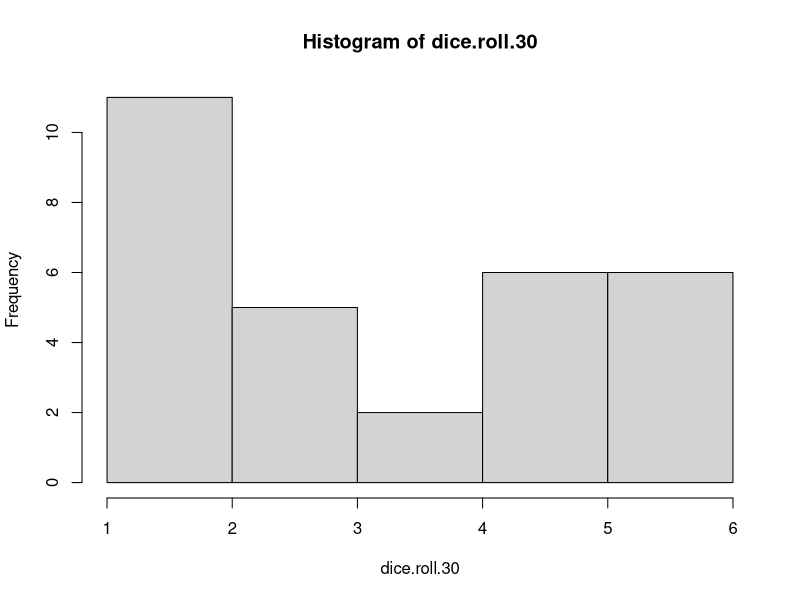
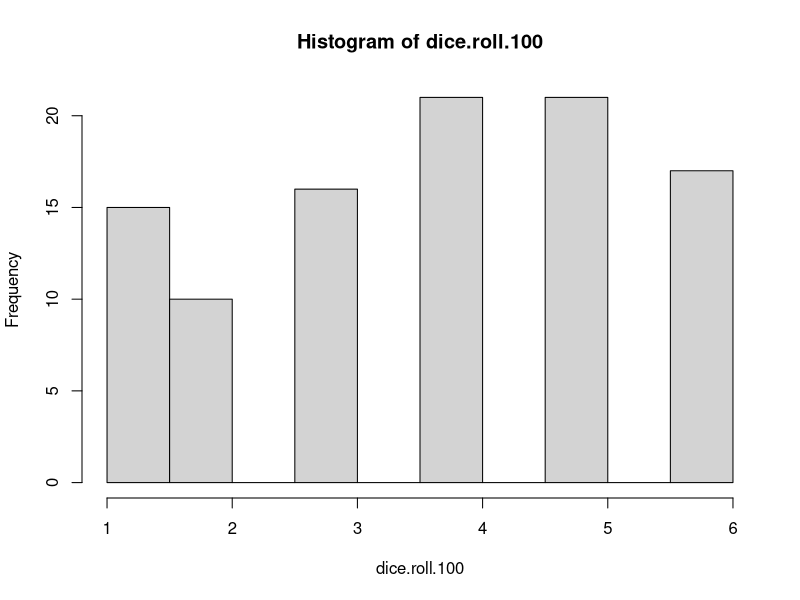

These figures' R source, in order:
## ---- chunk 1
dice.roll.30 <- sample(x = 1:6, size = 30, replace = TRUE)
sample(x = 1:6, size = 30, replace = TRUE)
## ---- chunk 2
a <- table(dice.roll.30)
as.data.frame(table(dice.roll.30))
hist(dice.roll.30)   
## ---- chunk 3
dice.roll.100 <- sample(x = 1:6, size = 100, replace = TRUE)
sample(x = 1:6, size = 100, replace = TRUE)
## ---- chunk 4
a <- table(dice.roll.100)
as.data.frame(table(dice.roll.100))
hist(dice.roll.100)
## ---- chunk 5

#Sample 1 

dice.roll.sample <- sample(x = 1:6, size = 100, replace = TRUE)
as.data.frame(table(dice.roll.sample))
v11 <- as.data.frame(table(dice.roll.sample))

sample.frequency1 <- v11 [ ,"Freq"]
Ttest1 <- t.test(sample.frequency1, mu= 0 )

## ---- chunk 6

#Sample 2 

dice.roll.sample <- sample(x = 1:6, size = 100, replace = TRUE)
as.data.frame(table(dice.roll.sample))
v2 <-as.data.frame(table(dice.roll.sample))
sample.frequency2 <- v2 [ ,"Freq"]
Ttest2 <- t.test(sample.frequency2, mu= 0 )

## ---- chunk 7

#Sample 3 

dice.roll.sample <- sample(x = 1:6, size = 100, replace = TRUE)
as.data.frame(table(dice.roll.sample))
v3<- as.data.frame(table(dice.roll.sample))
sample.frequency3 <- v3 [ ,"Freq"]
Ttest3 <- t.test(sample.frequency3, mu= 0 )

## ---- chunk 8

#Sample 4 

dice.roll.sample <- sample(x = 1:6, size = 100, replace = TRUE)
as.data.frame(table(dice.roll.sample))
v4<- as.data.frame(table(dice.roll.sample))
sample.frequency4 <- v4 [ ,"Freq"]
Ttest4 <- t.test(sample.frequency4, mu= 0 )
## ---- chunk 9

#Sample 5 

dice.roll.sample <- sample(x = 1:6, size = 100, replace = TRUE)
as.data.frame(table(dice.roll.sample))
v5 <- as.data.frame(table(dice.roll.sample))
sample.frequency5 <- v5 [ ,"Freq"]
Ttest5 <- t.test(sample.frequency5, mu= 0 )
## ---- chunk 10

#Sample 6 

dice.roll.sample <- sample(x = 1:6, size = 100, replace = TRUE)
as.data.frame(table(dice.roll.sample))
v6 <- as.data.frame(table(dice.roll.sample))
sample.frequency6<- v6 [ ,"Freq"]
Ttest6 <- t.test(sample.frequency6, mu= 0 )
## ---- chunk 11

#Sample 7 

dice.roll.sample <- sample(x = 1:6, size = 100, replace = TRUE)
as.data.frame(table(dice.roll.sample))
v7<- as.data.frame(table(dice.roll.sample))
sample.frequency7 <- v7 [ ,"Freq"]
Ttest7 <- t.test(sample.frequency7, mu= 0 )
## ---- chunk 12

#Sample 8 

dice.roll.sample <- sample(x = 1:6, size = 100, replace = TRUE)
as.data.frame(table(dice.roll.sample))
v8 <- as.data.frame(table(dice.roll.sample))
sample.frequency8 <- v8 [ ,"Freq"]
Ttest8 <- t.test(sample.frequency8, mu= 0 )

## ---- chunk 13

#Sample 9 

dice.roll.sample <- sample(x = 1:6, size = 100, replace = TRUE)
as.data.frame(table(dice.roll.sample))
v9 <- as.data.frame(table(dice.roll.sample))

sample.frequency9 <- v9 [ ,"Freq"]
Ttest9 <- t.test(sample.frequency9, mu= 0 )

## ---- chunk 14

#Sample 10 

dice.roll.sample <- sample(x = 1:6, size = 100, replace = TRUE)
as.data.frame(table(dice.roll.sample))
v10 <- as.data.frame(table(dice.roll.sample))
sample.frequency10 <- v10 [ ,"Freq"]
Ttest10 <- t.test(sample.frequency10, mu= 0 )
## ---- chunk 15
PopulationData <- cbind(v11, v2, v3, v4, v5, v6, v7, v8, v9, v10)
colnames(PopulationData )[2]<-"Sample1_Freq"
colnames(PopulationData )[4]<-"Sample2_Freq"
colnames(PopulationData )[6]<-"Sample3_Freq"
colnames(PopulationData )[8]<-"Sample4_Freq"
colnames(PopulationData )[10]<-"Sample5_Freq"
colnames(PopulationData )[12]<-"Sample6_Freq"
colnames(PopulationData )[14]<-"Sample7_Freq"
colnames(PopulationData )[16]<-"Sample8_Freq"
colnames(PopulationData )[18]<-"Sample9_Freq"
colnames(PopulationData )[20]<-"Sample10_Freq"
PopulationData <- PopulationData[, !duplicated(colnames(PopulationData), fromFirst = TRUE)]
print(PopulationData)
summary(PopulationData)
## ---- chunk 16
PopulationData$mean <- rowMeans(subset(PopulationData, select = c(Sample1_Freq, Sample2_Freq, Sample3_Freq, Sample4_Freq, Sample5_Freq, Sample6_Freq, Sample7_Freq ,Sample8_Freq, Sample9_Freq, Sample10_Freq )), na.rm = TRUE)

#Average of the 10 samples of 100 rolls by number of ocurrences of each number: 
print.listof(PopulationData$mean)


## ---- chunk 17
cbind(Ttest1, Ttest2, Ttest3, Ttest4, Ttest5, Ttest6, Ttest7, Ttest8, Ttest9, Ttest10)
